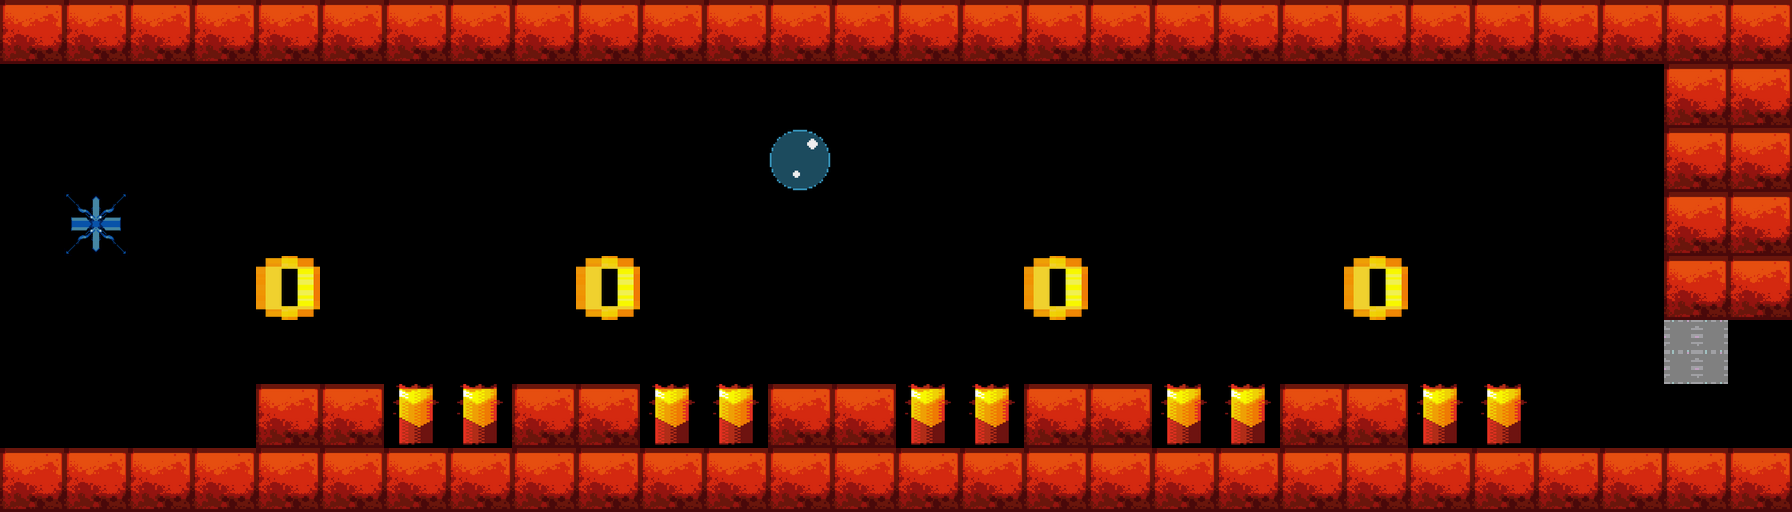

A level layout from a 2D game, rendered from its tile map. Below: a short description, then the map file with its tile-grid data intact:
An orthogonal 28x8 tile map with 64x64 px tiles, 1 tile layer (Tile Layer 1), 9 tilesets.

<map version="1.8" tiledversion="1.8.2" orientation="orthogonal" renderorder="right-down" width="28" height="8" tilewidth="64" tileheight="64" infinite="0" nextlayerid="3" nextobjectid="1">
 <editorsettings>
  <export format="lua" />
 </editorsettings>
 <tileset firstgid="1" source="../buildmap/tileset/START_POINT.tsx" />
 <tileset firstgid="2" source="../buildmap/tileset/GROUND_BLOCK.tsx" />
 <tileset firstgid="3" source="../buildmap/tileset/THORN.tsx" />
 <tileset firstgid="4" source="../buildmap/tileset/dyn_thorn.tsx" />
 <tileset firstgid="5" source="../buildmap/tileset/CHECKPOINT.tsx" />
 <tileset firstgid="6" source="../buildmap/tileset/ring_vertical.tsx" />
 <tileset firstgid="7" source="../buildmap/tileset/ring_horizontal.tsx" />
 <tileset firstgid="8" source="../buildmap/tileset/END_POINT.tsx" />
 <tileset firstgid="9" name="life" tilewidth="64" tileheight="64" tilecount="1" columns="1">
  <image source="../buildmap/tileset/life.png" width="64" height="64" />
 </tileset>
 <layer id="1" name="Tile Layer 1" width="28" height="8">
  <data encoding="csv">
2,2,2,2,2,2,2,2,2,2,2,2,2,2,2,2,2,2,2,2,2,2,2,2,2,2,2,2,
0,0,0,0,0,0,0,0,0,0,0,0,0,0,0,0,0,0,0,0,0,0,0,0,0,0,2,2,
0,0,0,0,0,0,0,0,0,0,0,0,9,0,0,0,0,0,0,0,0,0,0,0,0,0,2,2,
0,4,0,0,0,0,0,0,0,0,0,0,0,0,0,0,0,0,0,0,0,0,0,0,0,0,2,2,
0,0,0,0,6,0,0,0,0,6,0,0,0,0,0,0,6,0,0,0,0,6,0,0,0,0,2,2,
0,0,0,0,0,0,0,0,0,0,0,0,0,0,0,0,0,0,0,0,0,0,0,0,0,0,8,0,
0,0,0,0,2,2,3,3,2,2,3,3,2,2,3,3,2,2,3,3,2,2,3,3,0,0,0,0,
2,2,2,2,2,2,2,2,2,2,2,2,2,2,2,2,2,2,2,2,2,2,2,2,2,2,2,2
</data>
 </layer>
</map>
